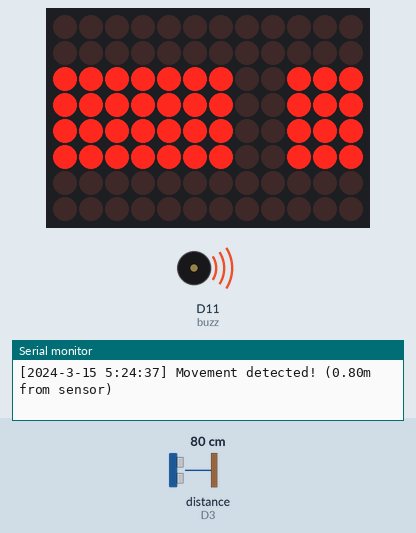
This sketch was run on a simulated Arduino Uno R4 WiFi. Parts: 12×8 LED matrix, buzzer (waves = sounding), the last lines printed to the serial monitor. Wiring (inferred from the names in the program): ultrasonic range finder: trigger D2; echo D3. The test bench sets the inputs (shaded band); at power-on: distance to the obstacle (sensor on D3) 80 cm. The echo pulse lasts 58.3 µs per cm; WiFi joins after 1.5 s; servers stay silent unless stated; network time is answered at once with the bench clock; the local clock reads 2024-03-15 10:24:30 at power-on unless the sketch sets it.

Above: at 7.7 s.
7.8 s: distance to the obstacle (sensor on D3) set to 116 cm
9.3 s: distance to the obstacle (sensor on D3) set to 123 cm
At 9.9 s:
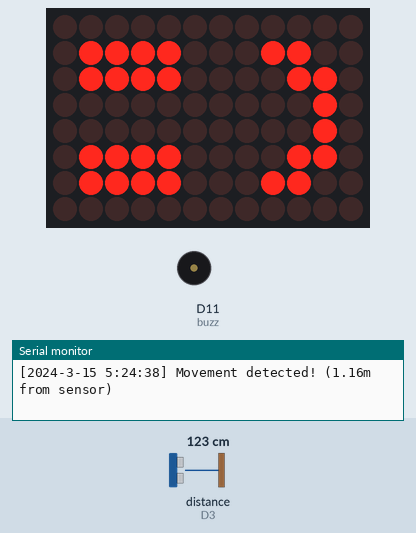
10.8 s: distance to the obstacle (sensor on D3) set to 2 cm
At 11.2 s:
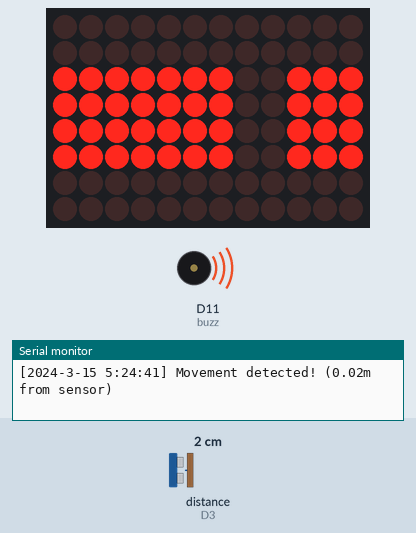
12.3 s: distance to the obstacle (sensor on D3) set to 250 cm
At 13.2 s:
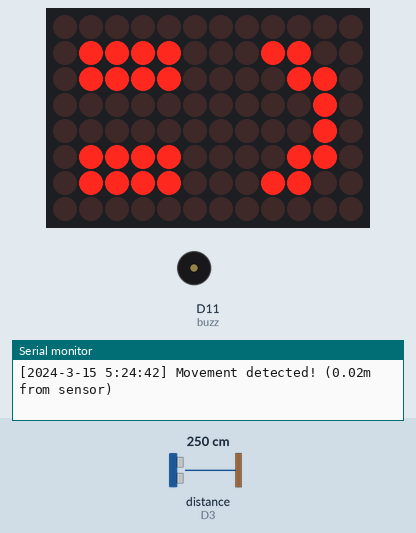
Timing chart, 0 to 14.8 s (numbered marks = the images above; inputs shaded):
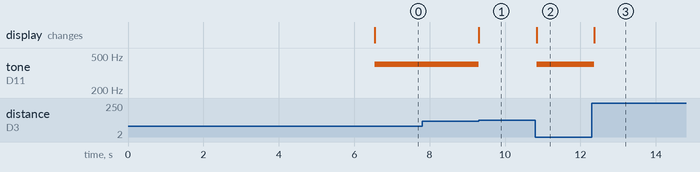

The sketch:

homesecurity.ino
```cpp
#include "Arduino_LED_Matrix.h"
#include "RTC.h"
#include "connectivity.h"
#include "network_credentials.h"
//Include the NTP library
#include <NTPClient.h>
#if defined(ARDUINO_PORTENTA_C33)
#include <WiFiC3.h>
#elif defined(ARDUINO_UNOWIFIR4)
#include <WiFiS3.h>
#endif

#include <WiFiUdp.h>

ArduinoLEDMatrix leds; // 8x12 led matrix object
int trig = 2; // pin number for trig of proximity sensor
int echo = 3; // pin number for echo of proximity sensor
int buzz = 11; // pin number to output to buzzer

WiFiUDP Udp; // A UDP instance to let us send and receive packets over UDP
NTPClient timeClient(Udp);

void setup() {
  // put your setup code here, to run once:
  Serial.begin(9600);
  connectToWifi(); // connect to Wifi
  RTC.begin(); // important for timekeeping

  // begin the time client
  timeClient.begin();
  timeClient.update();

  // Get the current date and time from an NTP server and convert
  // it to local time. For me, that is UTC-6.
  auto unixTime = timeClient.getEpochTime() - (6* 3600) + (DST * 3600);
  RTCTime timeToSet = RTCTime(unixTime);
  RTC.setTime(timeToSet);

  leds.begin(); //initialize LED matrix
  Serial.println("Securty is now active."); // welcome message

  // io definitions
  pinMode(trig,OUTPUT); // trigger is output because u have to output a signal to the trigger to activate sensor
  pinMode(echo,INPUT); // echo is input cuz it gives u the duration of impulse
  pinMode(buzz,OUTPUT); // buzz is output cuz we make buzz sound
}

void loop() {
  // put your main code here, to run repeatedly:
  // TIMEKEEPING BEFORE ANYTHING
  RTCTime currTime; // create current time object
  RTC.getTime(currTime); // get the time and store it properly

  digitalWrite(trig,LOW); // deactivate trigger briefly before taking measurement

  // briefly make trigger high, activating the module
  digitalWrite(trig,HIGH);
  delayMicroseconds(20);
  digitalWrite(trig,LOW);

  /* The proximity sensor feeds us the duration of an impulse in microseconds as the sound wave bounces forward
  and backwards towards the object it hits. We can use this with an approximation of the speed of sound to calculate
  an approximate distance away from the sensor an object (or in this case, person) is.
  For our purposes, the log should only be made at a very close distance (<1m).*/
  long time = pulseIn(echo,HIGH) / 2;
  float distance = time * 0.000343; // 300 here is speed of light in m/us (microseconds), which is necessary as pulseIn gives us microseconds

  if (distance <= 1.2){
    tone(buzz,400); // emit a sound using the buzzer if close enough
    // this might just be the shittiest code i have ever written :)
    Serial.print("[");
    Serial.print(currTime.getYear());
    Serial.print("-");
    Serial.print(Month2int(currTime.getMonth()));
    Serial.print("-");
    Serial.print(currTime.getDayOfMonth());
    Serial.print(" ");
    Serial.print(currTime.getHour());
    Serial.print(":");
    Serial.print(currTime.getMinutes());
    Serial.print(":");
    Serial.print(currTime.getSeconds());
    Serial.print("] Movement detected!");
    Serial.print(" (");
    Serial.print(distance);
    Serial.println("m from sensor)");
    exclamationOn(&leds);
  }
  else{
    noTone(buzz);
    exclamationOff(&leds);
  }
  delay(300);
}

void exclamationOn(ArduinoLEDMatrix * matrix){
  byte exclamation[8][12] = {
    {0,0,0,0,0,0,0,0,0,0,0,0},
    {0,0,0,0,0,0,0,0,0,0,0,0},
    {1,1,1,1,1,1,1,0,0,1,1,1},
    {1,1,1,1,1,1,1,0,0,1,1,1},
    {1,1,1,1,1,1,1,0,0,1,1,1},
    {1,1,1,1,1,1,1,0,0,1,1,1},
    {0,0,0,0,0,0,0,0,0,0,0,0},
    {0,0,0,0,0,0,0,0,0,0,0,0}
  }; // exclamation pattern
  matrix->renderBitmap(exclamation,8,12); // put exclamation onto matrix
  return;
}

void exclamationOff(ArduinoLEDMatrix * matrix){
  byte safe[8][12] = {
    {0,0,0,0,0,0,0,0,0,0,0,0},
    {0,1,1,1,1,0,0,0,1,1,0,0},
    {0,1,1,1,1,0,0,0,0,1,1,0},
    {0,0,0,0,0,0,0,0,0,0,1,0},
    {0,0,0,0,0,0,0,0,0,0,1,0},
    {0,1,1,1,1,0,0,0,0,1,1,0},
    {0,1,1,1,1,0,0,0,1,1,0,0},
    {0,0,0,0,0,0,0,0,0,0,0,0}
  }; // blank
  matrix->renderBitmap(safe,8,12); // put blank onto matrix
  return;
}
```

connectivity.h
```cpp
//Include the NTP library
#include <NTPClient.h>
#if defined(ARDUINO_PORTENTA_C33)
#include <WiFiC3.h>
#elif defined(ARDUINO_UNOWIFIR4)
#include <WiFiS3.h>
#endif

#include <WiFiUdp.h>
#include "network_credentials.h"

void connectToWifi();
```

connectivity.ino
```cpp
//Include the NTP library
#include <NTPClient.h>
#if defined(ARDUINO_PORTENTA_C33)
#include <WiFiC3.h>
#elif defined(ARDUINO_UNOWIFIR4)
#include <WiFiS3.h>
#endif

#include <WiFiUdp.h>
#include "network_credentials.h"

char ssid[] = SSID;
char pass[] = PASS;

int wifiStatus = WL_IDLE_STATUS;

void connectToWifi(){
  int fails = 0;
  // checking to see if module can be communicated to
  while (WiFi.status() == WL_NO_MODULE && fails <= 5) {
    Serial.println("WiFi Error: Communication with WiFi module failed. Are you sure everything is connected up properly?");
    fails++;
  }
  if (fails >=5){
    Serial.println("WiFi errors occurred five times, stopping...");
    return;
  }

  // checking if firmware is up-to-date
  String fv = WiFi.firmwareVersion();
  if (fv < WIFI_FIRMWARE_LATEST_VERSION) {
    Serial.println("WiFi Warning: Firmware is out of date.");
  }

  // connecting to wifi network
  Serial.print("Attempting to connect to network ");
  Serial.print(SSID);
  Serial.println("...");
  wifiStatus = WiFi.begin(ssid,pass);
  delay(5000); // wait 5 sec to connect
  Serial.print("Successfully connected to network ");
  Serial.println(SSID);
}
```

network_credentials.h
```cpp
#define SSID "myWiFiNetwork" // network name
#define PASS "myPassword" // network passwd
#define DST 1 // 1 if daylight savings active, 0 if not
```

Measured:
- the behaviour switches between 120 and 121 cm on distance to the obstacle (sensor on D3) (found by bisection; images 0 and 1)
- after the input at 9.3 s, tone on D11 (buzz): 400 Hz → silent at once; the display: changes at once (image 1)
- after the input at 10.8 s, tone on D11 (buzz): silent → 400 Hz at once; the display: changes at once (image 2)
- after the input at 12.3 s, tone on D11 (buzz): 400 Hz → silent after 0.07 s; the display: changes after 0.07 s (image 3)
